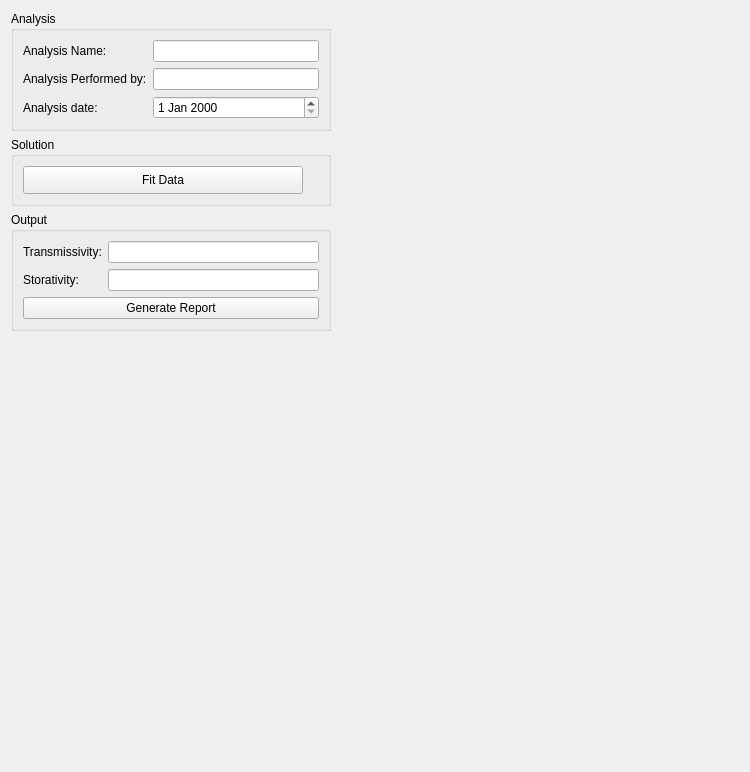
<?xml version="1.0" encoding="UTF-8"?>
<ui version="4.0">
 <class>Analysis</class>
 <widget class="QWidget" name="Analysis">
  <property name="geometry">
   <rect>
    <x>0</x>
    <y>0</y>
    <width>750</width>
    <height>772</height>
   </rect>
  </property>
  <property name="windowTitle">
   <string>Form</string>
  </property>
  <layout class="QHBoxLayout" name="horizontalLayout">
   <item>
    <layout class="QVBoxLayout" name="verticalLayout">
     <item>
      <widget class="QGroupBox" name="gb_analysis">
       <property name="sizePolicy">
        <sizepolicy hsizetype="Fixed" vsizetype="Preferred">
         <horstretch>0</horstretch>
         <verstretch>0</verstretch>
        </sizepolicy>
       </property>
       <property name="maximumSize">
        <size>
         <width>320</width>
         <height>120</height>
        </size>
       </property>
       <property name="title">
        <string>Analysis</string>
       </property>
       <layout class="QGridLayout" name="gridLayout_3">
        <item row="0" column="0">
         <widget class="QLabel" name="lbl_analysis_name">
          <property name="text">
           <string>Analysis Name:</string>
          </property>
          <property name="buddy">
           <cstring>l_edit_analysis_name</cstring>
          </property>
         </widget>
        </item>
        <item row="0" column="1">
         <widget class="QLineEdit" name="l_edit_analysis_name"/>
        </item>
        <item row="1" column="0">
         <widget class="QLabel" name="lbl_analysis_performed_by">
          <property name="text">
           <string>Analysis Performed by:</string>
          </property>
          <property name="buddy">
           <cstring>l_edit_analysis_performed_by</cstring>
          </property>
         </widget>
        </item>
        <item row="1" column="1">
         <widget class="QLineEdit" name="l_edit_analysis_performed_by"/>
        </item>
        <item row="2" column="0">
         <widget class="QLabel" name="lbl_analysis_data">
          <property name="text">
           <string>Analysis date:</string>
          </property>
         </widget>
        </item>
        <item row="2" column="1">
         <widget class="QDateEdit" name="date_analysis"/>
        </item>
       </layout>
      </widget>
     </item>
     <item>
      <widget class="QGroupBox" name="gb_solution">
       <property name="sizePolicy">
        <sizepolicy hsizetype="Fixed" vsizetype="Preferred">
         <horstretch>0</horstretch>
         <verstretch>0</verstretch>
        </sizepolicy>
       </property>
       <property name="minimumSize">
        <size>
         <width>320</width>
         <height>0</height>
        </size>
       </property>
       <property name="maximumSize">
        <size>
         <width>16777215</width>
         <height>160</height>
        </size>
       </property>
       <property name="title">
        <string>Solution</string>
       </property>
       <layout class="QVBoxLayout" name="verticalLayout_3">
        <property name="spacing">
         <number>16</number>
        </property>
        <item>
         <widget class="QPushButton" name="btn_fit">
          <property name="sizePolicy">
           <sizepolicy hsizetype="Expanding" vsizetype="Fixed">
            <horstretch>0</horstretch>
            <verstretch>0</verstretch>
           </sizepolicy>
          </property>
          <property name="minimumSize">
           <size>
            <width>160</width>
            <height>28</height>
           </size>
          </property>
          <property name="maximumSize">
           <size>
            <width>280</width>
            <height>40</height>
           </size>
          </property>
          <property name="text">
           <string>Fit Data</string>
          </property>
          <property name="icon">
           <iconset resource="icon/icon.qrc">
            <normaloff>:/menu_bar_icon/settings.png</normaloff>:/menu_bar_icon/settings.png</iconset>
          </property>
         </widget>
        </item>
       </layout>
      </widget>
     </item>
     <item>
      <widget class="QGroupBox" name="gb_output">
       <property name="sizePolicy">
        <sizepolicy hsizetype="Fixed" vsizetype="Fixed">
         <horstretch>0</horstretch>
         <verstretch>0</verstretch>
        </sizepolicy>
       </property>
       <property name="minimumSize">
        <size>
         <width>320</width>
         <height>0</height>
        </size>
       </property>
       <property name="maximumSize">
        <size>
         <width>280</width>
         <height>120</height>
        </size>
       </property>
       <property name="title">
        <string>Output</string>
       </property>
       <layout class="QGridLayout" name="gridLayout_2">
        <item row="0" column="1">
         <widget class="QLineEdit" name="l_edit_output_transmissivity"/>
        </item>
        <item row="1" column="0">
         <widget class="QLabel" name="lbl_output_storativity">
          <property name="text">
           <string>Storativity:</string>
          </property>
         </widget>
        </item>
        <item row="1" column="1">
         <widget class="QLineEdit" name="l_edit_output_storativity"/>
        </item>
        <item row="0" column="0">
         <widget class="QLabel" name="lbl_output_transmissivity">
          <property name="text">
           <string>Transmissivity:</string>
          </property>
         </widget>
        </item>
        <item row="2" column="0" colspan="2">
         <widget class="QPushButton" name="btn_generate_report">
          <property name="styleSheet">
           <string notr="true"/>
          </property>
          <property name="text">
           <string>Generate Report</string>
          </property>
          <property name="icon">
           <iconset resource="icon/icon.qrc">
            <normaloff>:/menu_bar_icon/report.png</normaloff>:/menu_bar_icon/report.png</iconset>
          </property>
         </widget>
        </item>
       </layout>
      </widget>
     </item>
     <item>
      <spacer name="verticalSpacer_2">
       <property name="orientation">
        <enum>Qt::Vertical</enum>
       </property>
       <property name="sizeHint" stdset="0">
        <size>
         <width>20</width>
         <height>40</height>
        </size>
       </property>
      </spacer>
     </item>
    </layout>
   </item>
   <item>
    <widget class="AnalysisCurve" name="wid_analysis_graph" native="true"/>
   </item>
  </layout>
 </widget>
 <customwidgets>
  <customwidget>
   <class>AnalysisCurve</class>
   <extends>QWidget</extends>
   <header>analysis_curve.py</header>
   <container>1</container>
  </customwidget>
 </customwidgets>
 <resources>
  <include location="icon/icon.qrc"/>
 </resources>
 <connections/>
</ui>
